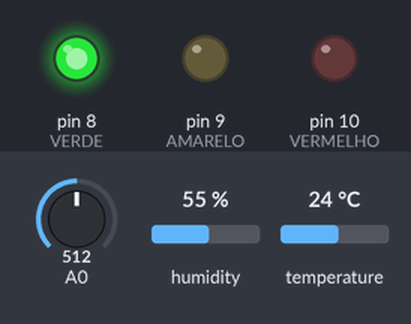
Simulated run of this sketch. Board: Arduino Uno, built with avr-gcc and run on an emulated ATmega328P. On the bench: output pins drawn as LEDs (lit = HIGH). Inputs (shaded band) come from the test bench; at power-on: temperature 24 °C, A0 = 512, humidity 55 %. What the sketch prints to the serial monitor is not drawn.

Above: at 5.8 s.
5.9 s: temperature set to 29.3 °C
9.7 s: temperature set to 30.4 °C
At 11.5 s:
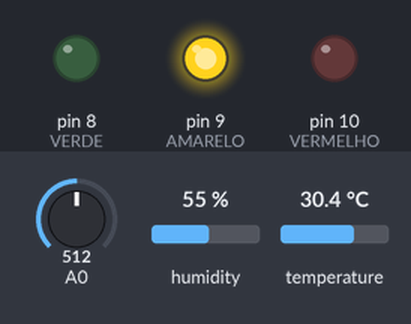
13.5 s: A0 set to 582
17.3 s: A0 set to 615
At 18.4 s:
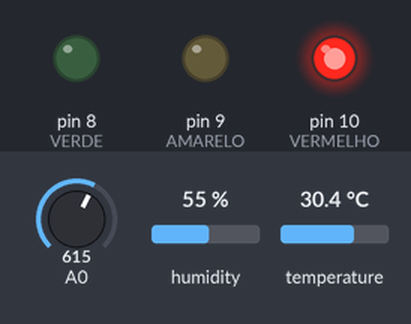
21.1 s: A0 set to 590
At 23.8 s:
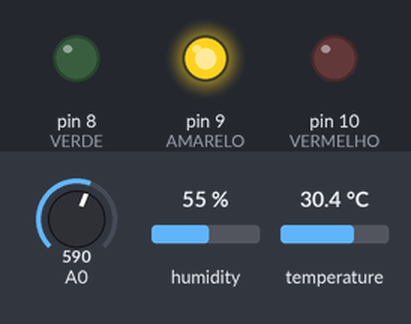
24.9 s: A0 set to 610
At 26.9 s:
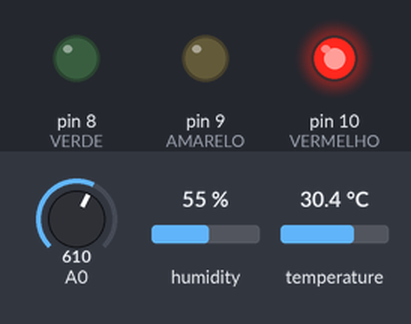
Timing chart, 0 to 28.4 s (numbered marks = the images above; inputs shaded):
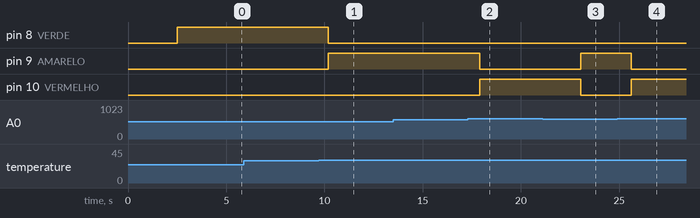

Measured:
- the behaviour switches between 30 and 30.1 °C on temperature (found by bisection; images 0 and 1)
- the behaviour switches between 599 and 600 on A0 (found by bisection; images 1 and 2)
- after the input at 5.9 s, every drawn part: stays the same
- after the input at 9.7 s, pin 8 (VERDE): HIGH → LOW after 0.50 s; pin 9 (AMARELO): LOW → HIGH after 0.50 s
- after the input at 13.5 s, every drawn part: stays the same
- after the input at 17.3 s, pin 9 (AMARELO): HIGH → LOW after 0.60 s; pin 10 (VERMELHO): LOW → HIGH after 0.60 s
- after the input at 21.1 s, pin 9 (AMARELO): LOW → HIGH after 1.9 s; pin 10 (VERMELHO): HIGH → LOW after 1.9 s
- after the input at 24.9 s, pin 9 (AMARELO): HIGH → LOW after 0.70 s; pin 10 (VERMELHO): LOW → HIGH after 0.70 s

The sketch:

monitor.ino
```cpp
#include <DHT.h>

// Limiares didáticos. No módulo LDR do Wokwi, escurecer aumenta o ADC.
constexpr float LIMITE_CALOR_C = 30.0;
constexpr int LIMITE_ESCURO_ADC = 600;
constexpr unsigned long INTERVALO_MS = 2500;
constexpr byte PINO_DHT = 2;
constexpr byte VERDE = 8;
constexpr byte AMARELO = 9;
constexpr byte VERMELHO = 10;
DHT dht(PINO_DHT, DHT22);

void setup() {
  Serial.begin(9600);
  pinMode(VERDE, OUTPUT);
  pinMode(AMARELO, OUTPUT);
  pinMode(VERMELHO, OUTPUT);
  dht.begin();
}

void loop() {
  delay(INTERVALO_MS);
  const float temperatura = dht.readTemperature();
  const int luz = analogRead(A0);
  const bool falha = isnan(temperatura);
  const bool calor = !falha && temperatura > LIMITE_CALOR_C;
  const bool escuro = luz >= LIMITE_ESCURO_ADC;
  const bool alertaDuplo = calor && escuro;

  digitalWrite(VERDE, !falha && !calor && !escuro);
  digitalWrite(AMARELO, !falha && (calor != escuro));
  digitalWrite(VERMELHO, falha || alertaDuplo);

  // Uma linha por amostra. null preserva a distinção entre falha e 0 °C.
  Serial.print(F("{\"estacao\":\"praca-01\",\"uptime_ms\":"));
  Serial.print(millis());
  Serial.print(F(",\"temperatura_c\":"));
  if (falha) Serial.print(F("null"));
  else Serial.print(temperatura, 1);
  Serial.print(F(",\"ldr_adc\":"));
  Serial.print(luz);
  Serial.print(F(",\"calor\":"));
  if (falha) Serial.print(F("null"));
  else Serial.print(calor ? F("true") : F("false"));
  Serial.print(F(",\"escuro\":"));
  Serial.print(escuro ? F("true") : F("false"));
  Serial.print(F(",\"estado\":\""));
  if (falha) Serial.print(F("falha_dht"));
  else if (alertaDuplo) Serial.print(F("alerta_duplo"));
  else if (calor) Serial.print(F("calor"));
  else if (escuro) Serial.print(F("baixa_luz"));
  else Serial.print(F("normal"));
  Serial.println(F("\"}"));
}
```
